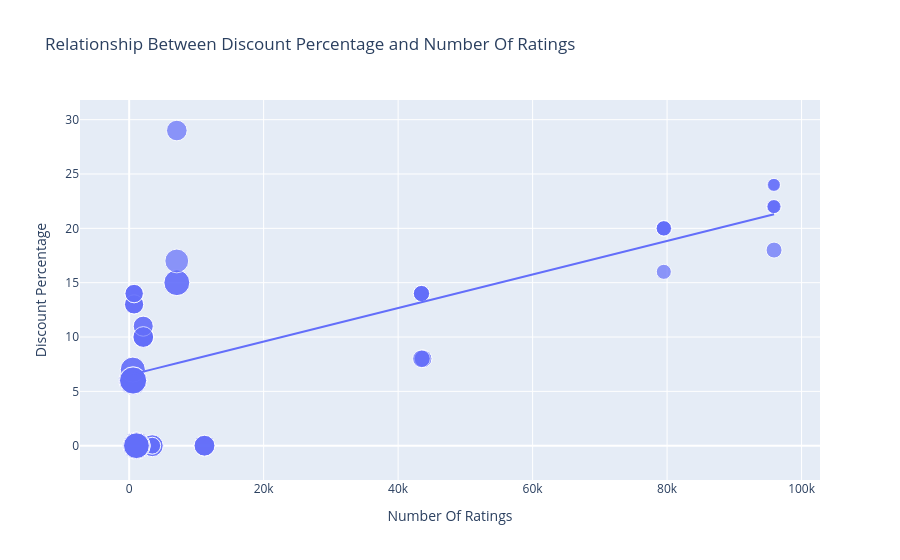

The cell this chart's notebook holds for it:
### Code cell
fig = px.scatter(data_frame=df, x='Number Of Ratings', y='Discount Percentage', size='Sale Price', trendline="ols", title='Relationship Between Discount Percentage and Number Of Ratings')
fig.show()

### Figure 1 — Plotly figure (JSON) as saved in the notebook; plotly's stock layout.template omitted (floating-point values rounded to 4 significant figures)
{"data": [{"hovertemplate": "Number Of Ratings=%{x}<br>Discount Percentage=%{y}<br>Sale Price=%{marker.size}<extra></extra>", "legendgroup": "", "marker": {"color": "#636efa", "size": [49900, 84900, 84900, 77000, 77000, 49900, 49900, 77000, 89900, 41999, 39999, 41999, 41999, 41999, 131900, 117100, 131900, 117100, 74999, 117900, 117100, 117900, 99900, 44999, 140900, 130900, 64900, 120900, 59900, 75900, 110900, 130900, 120900, 64900, 64900, 75900, 75900, 120900, 59900, 120900, 75900, 140900, 70900, 70900, 75900, 59900, 110900, 120900, 130900, 130900, 54999, 54999, 29999, 34999, 34999, 34999, 54999, 29999, 46999, 46999, 46999, 46999], "sizemode": "area", "sizeref": 352.2, "symbol": "circle"}, "mode": "markers", "name": "", "orientation": "v", "showlegend": false, "type": "scatter", "x": [3431, 3431, 3431, 11202, 11202, 3431, 3431, 11202, 1454, 79512, 79512, 79582, 79512, 79512, 1078, 1078, 1078, 1078, 7088, 7088, 1078, 7088, 7081, 95909, 542, 580, 740, 545, 740, 2101, 545, 580, 580, 730, 730, 2101, 2101, 580, 740, 580, 2092, 545, 2101, 2092, 2101, 740, 545, 580, 580, 580, 43707, 43707, 95807, 95909, 95807, 95909, 43470, 95909, 43470, 43470, 43470, 43470], "xaxis": "x", "y": [0, 0, 0, 0, 0, 0, 0, 0, 0, 20, 16, 20, 20, 20, 0, 0, 0, 0, 29, 15, 0, 15, 17, 18, 6, 6, 13, 6, 14, 10, 7, 6, 6, 13, 13, 10, 10, 6, 14, 6, 10, 6, 11, 11, 10, 14, 7, 6, 6, 6, 8, 8, 24, 22, 22, 22, 8, 24, 14, 14, 14, 14], "yaxis": "y"}, {"hovertemplate": "<b>OLS trendline</b><br>Discount Percentage = 0.000154292 * Number Of Ratings + 6.49233<br>R<sup>2</sup>=0.468988<br><br>Number Of Ratings=%{x}<br>Discount Percentage=%{y} <b>(trend)</b><extra></extra>", "legendgroup": "", "marker": {"color": "#636efa", "symbol": "circle"}, "mode": "lines", "name": "", "showlegend": false, "type": "scatter", "x": [542, 545, 545, 545, 545, 580, 580, 580, 580, 580, 580, 580, 580, 730, 730, 740, 740, 740, 740, 1078, 1078, 1078, 1078, 1078, 1454, 2092, 2092, 2101, 2101, 2101, 2101, 2101, 3431, 3431, 3431, 3431, 3431, 7081, 7088, 7088, 7088, 11202, 11202, 11202, 43470, 43470, 43470, 43470, 43470, 43707, 43707, 79512, 79512, 79512, 79512, 79582, 95807, 95807, 95909, 95909, 95909, 95909], "xaxis": "x", "y": [6.576, 6.576, 6.576, 6.576, 6.576, 6.582, 6.582, 6.582, 6.582, 6.582, 6.582, 6.582, 6.582, 6.605, 6.605, 6.607, 6.607, 6.607, 6.607, 6.659, 6.659, 6.659, 6.659, 6.659, 6.717, 6.815, 6.815, 6.816, 6.816, 6.816, 6.816, 6.816, 7.022, 7.022, 7.022, 7.022, 7.022, 7.585, 7.586, 7.586, 7.586, 8.221, 8.221, 8.221, 13.2, 13.2, 13.2, 13.2, 13.2, 13.24, 13.24, 18.76, 18.76, 18.76, 18.76, 18.77, 21.27, 21.27, 21.29, 21.29, 21.29, 21.29], "yaxis": "y"}], "layout": {"autosize": true, "legend": {"itemsizing": "constant", "tracegroupgap": 0}, "title": {"text": "Relationship Between Discount Percentage and Number Of Ratings"}, "xaxis": {"anchor": "y", "autorange": true, "domain": [0, 1], "range": [-6750.0, 102400.0], "title": {"text": "Number Of Ratings"}, "type": "linear"}, "yaxis": {"anchor": "x", "autorange": true, "domain": [0, 1], "range": [-5.213, 33.41], "title": {"text": "Discount Percentage"}, "type": "linear"}}}
